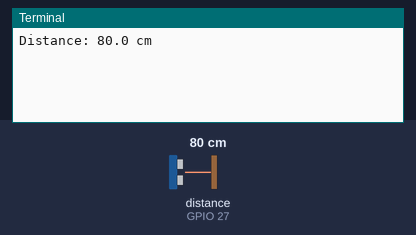
The program below on a simulated Raspberry Pi (BCM pin numbers). Shown: the last lines printed to the terminal. The test bench sets the inputs (shaded band); at power-on: distance to the obstacle (sensor on GPIO 27) 80 cm. The echo pulse lasts 58.3 µs per cm.

Above: at 1.2 s.
1.3 s: distance to the obstacle (sensor on GPIO 27) set to 2 cm
At 1.9 s:
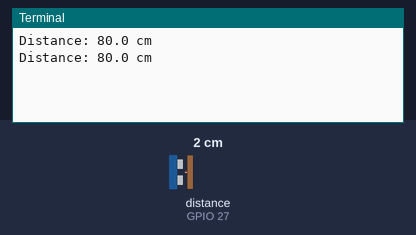
2.8 s: distance to the obstacle (sensor on GPIO 27) set to 4 cm
At 4.3 s:
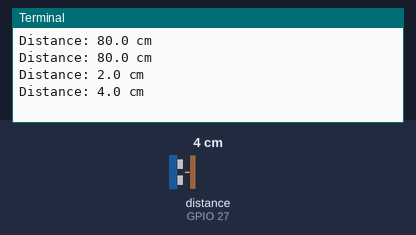
Timing chart, 0 to 5.8 s (numbered marks = the images above; inputs shaded):
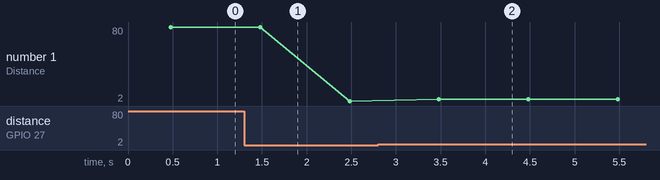

The program:

ultrasonic_test.py
```python
from gpiozero import DistanceSensor
from time import sleep

#Ultrasonic sensori viigud, mis ühenduvad GPIO viikudesse
TRIG = 22
ECHO = 27

#Initsialiseeri kaugusmõõtmise sensori objekt
sensor = DistanceSensor(echo=ECHO, trigger=TRIG)

try:
    while True:
        #Mõõda distants ja arvuti sentimeetritesse
        kaugus = sensor.distance * 100
        print("Distance: " + str(round(kaugus, 2)) + " cm")
        sleep(1)

except KeyboardInterrupt:
    pass
```

Measured:
- after the input at 2.8 s, the terminal: prints a new line after 0.68 s (image 2)
- plotted number 1: 80 → 2 after the input at 1.3 s, 2 → 4 after the input at 2.8 s
